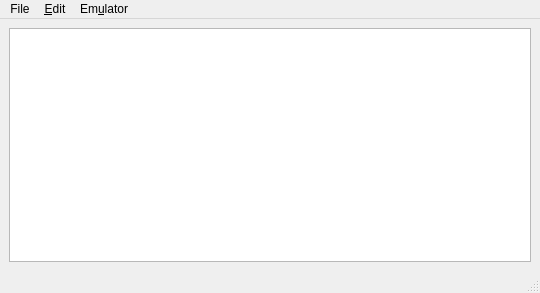
<?xml version="1.0" encoding="UTF-8"?>
<ui version="4.0">
 <class>MainWindow</class>
 <widget class="QMainWindow" name="MainWindow">
  <property name="geometry">
   <rect>
    <x>0</x>
    <y>0</y>
    <width>540</width>
    <height>293</height>
   </rect>
  </property>
  <property name="windowTitle">
   <string>XQEMU Manager</string>
  </property>
  <widget class="QWidget" name="centralwidget">
   <layout class="QVBoxLayout" name="verticalLayout">
    <item>
     <widget class="QTableWidget" name="tableGames">
      <property name="geometry">
       <rect>
        <x>25</x>
        <y>5</y>
        <width>531</width>
        <height>288</height>
       </rect>
      </property>
     </widget>
    </item>
   </layout>
  </widget>
  <widget class="QStatusBar" name="statusbar" />
  <widget class="QMenuBar" name="menubar">
   <property name="geometry">
    <rect>
     <x>0</x>
     <y>0</y>
     <width>540</width>
     <height>22</height>
    </rect>
   </property>
   <property name="defaultUp">
    <bool>false</bool>
   </property>
   <property name="nativeMenuBar">
    <bool>false</bool>
   </property>
   <widget class="QMenu" name="menuFile">
    <property name="title">
     <string>File</string>
    </property>
    <addaction name="actionExit" />
   </widget>
   <widget class="QMenu" name="menuEdit">
    <property name="title">
     <string>&amp;Edit</string>
    </property>
    <addaction name="actionSettings" />
   </widget>
   <widget class="QMenu" name="menuEmulator">
    <property name="title">
     <string>Em&amp;ulator</string>
    </property>
    <addaction name="actionRun" />
    <addaction name="actionPause" />
    <addaction name="actionRestart" />
    <addaction name="actionScreenshot" />
   </widget>
   <addaction name="menuFile" />
   <addaction name="menuEdit" />
   <addaction name="menuEmulator" />
  </widget>
  <action name="actionRun">
   <property name="text">
    <string>&amp;Run</string>
   </property>
  </action>
  <action name="actionPause">
   <property name="text">
    <string>&amp;Pause</string>
   </property>
  </action>
  <action name="actionRestart">
   <property name="text">
    <string>Res&amp;tart</string>
   </property>
  </action>
  <action name="actionScreenshot">
   <property name="text">
    <string>&amp;Screenshot</string>
   </property>
  </action>
  <action name="actionExit">
   <property name="text">
    <string>E&amp;xit</string>
   </property>
  </action>
  <action name="actionSettings">
   <property name="text">
    <string>&amp;Settings</string>
   </property>
  </action>
  <action name="actionAbout">
   <property name="text">
    <string>&amp;About</string>
   </property>
  </action>
 </widget>
 <resources />
 <connections />
</ui>
